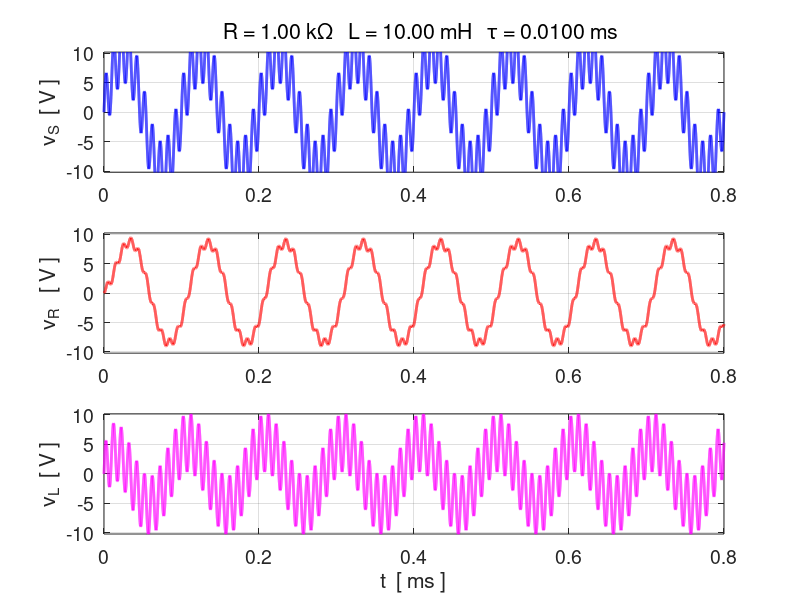
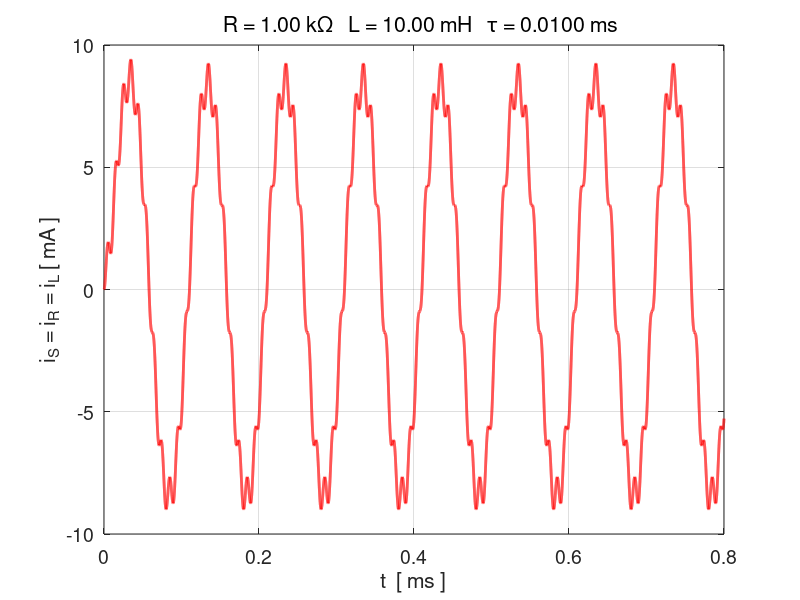
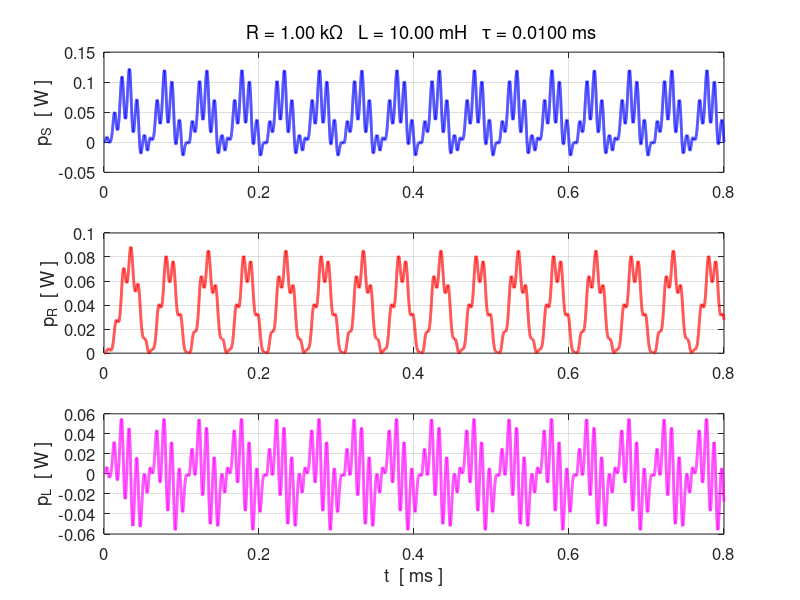
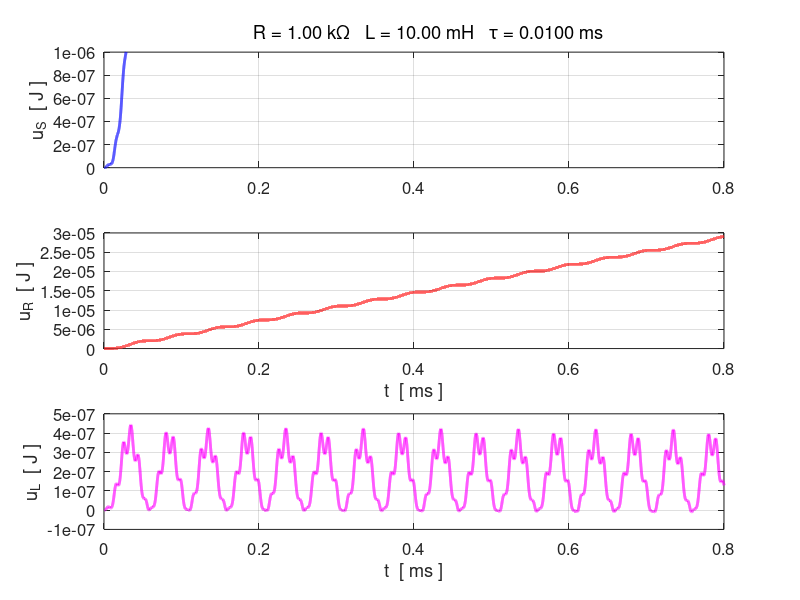

Write MATLAB code to recreate these figures, in order.
%CNRL.m

% RL CIRCUIT
% Finite Difference Method for RL circuit analysis

% Ian Cooper
% email: ian.cooper@sydney.edu.au
% School of Physics, University of Sydney
 
% DOING PHYSICS WITH MATLAB 
%    http://www.physics.usyd.edu.au/teach_res/mp/mphome.htm
% 180212

clear all
close all
clc

% =======================================================================
% INPUTS: S.I. UNITS  default values [  ]
% =======================================================================
% Resistance [1e3]
    R  = 1.0e3;    
% Inductance [1e-3];      
    L  = 10e-3;   
% Peak source emf [10] 
  VS = 10;         
% Source emf: flagV = 1  step function off/on
%             flagV = 2  step function on/off
%             flagV = 3  pulses (square wave)
%             flagV = 4  sinusoidal emf
%             flagV = 5  rectified sinusoidal emf
%             flagV = 6  superposition of sinusoidal emfs
  flagV = 6;
   
   
%  ======================================================================   
%  Define emf
% =======================================================================
% Time constant and time step
   tau = L/R;
   dt = tau/1000;
   
   switch flagV
    case 1  % step function  off to on
       % max time interval  [10*tau]
         tMax = 10*tau;
       %  tMax = 500e-6;        
       % percentage off time  [10]
         pOFF = 10;         
                
         t = 0:dt:tMax;
         N = length(t);
         nOFF = round(N*pOFF/100);
         vS = zeros(1,N);
         vS(nOFF:end) = VS;
     
    case 2  % step function  on to off
        % max time interval  [10e-3] 
         tMax = 10e-6;        
       % percentage on time  [50]
         pON = 10;         
       
         t = 0:dt:tMax;
         N = length(t);
         nON = round(N*pON/100);
         vS = zeros(1,N);
         vS(1:nON) = VS;
         
    case 3    % pulses ON / OFF
       % max time interval  [10e-3] 
         tMax = 100e-6;        
       % percentage off time  [10]
         pOFF = 50;         
       % Number of periods     [3]
         nT = 4;
       
       % Calculations  
         t = 0:dt:tMax;
         N = length(t);  
                  numT = round(N/nT-0.5);
         nON = round(numT*pOFF/100);
         nOFF = numT-nON;
         vS = zeros(1,N);
         for c = 1 : nT
           vS(nOFF + numT*(c-1) : nOFF + numT*(c-1)+nON) = VS;
         end

    case 4     % sinusoidal input    [fS = 1e4]
       fS = 10e3;
       w = 2*pi*fS;
       T = 1/fS;
       nT = 8; 
       tMax = nT*T;
       t = 0:dt:tMax;
       N = length(t);
       vS = VS .* exp(1j*(w*t - pi/2));
    
       
     case 5     % sinusoidal input - rectified
       f = 10e3;
       w = 2*pi*f;
       T = 1/f;
       nT = 8;
       tMax = nT*T;
       t = 0:dt:tMax;
       N = length(t);
       vS = abs(VS .* sin(w*t));
            
     case 6     % Input: superposition of sinusoidal signals
       f = 10e3;
       w = 2*pi*f;
       T = 1/f;
       nT = 8;
       tMax = nT*T;
       t = 0:dt:tMax;
       N = length(t);
       vS = VS .* sin(w*t) + (0.5*VS) .* sin(10*w*t);

   end
  
   
% ======================================================================  
% CALCULATIONS 
% ======================================================================
   k = dt/L;
%  Initialise values 
  vR = zeros(1,N);
  vL = zeros(1,N);
  iS = zeros(1,N);
    
%  Time Step #1
  if flagV == 2
     iS(1) = vS(1)/R;
     vR(1) = vS(1);
  end
  
% Time Steps #2 to #N
  for c = 2 : N
    iS(c) = iS(c-1) + k*vL(c-1);
    vR(c) = iS(c) * R;
    vL(c) = vS(c) - vR(c);
  end
 

% Powers and energy
     pS = real(vS) .* real(iS);
     pR = real(vR) .* real(iS);
     pL = real(vL) .* real(iS);
     
      uS = zeros(1,N); uR = zeros(1,N); uL = zeros(1,N);
     if flagV == 2
         uS(1) = pS(1)*dt;
         uR(1) = uS(1);
     end
     
    
     for c = 2 : N
         uS(c) = uS(c-1) + pS(c)*dt;
         uR(c) = uR(c-1) + pR(c)*dt;
         uL(c) = uL(c-1) + pL(c)*dt;
     end

     
% Phases  [degrees]
% INPUT time to calculate phasors
     tP = 0.75*tMax;
     
     nP = find(t > tP,1);
     phi_vS   = rad2deg(angle(vS(nP)));
     phi_vR   = rad2deg(angle(vR(nP)));
     phi_vL   = rad2deg(angle(vL(nP)));
     theta_iS = rad2deg(angle(iS(nP)));
     
     if flagV == 4
        [iS_Peaks, t_Peaks] = findpeaks(real(iS));
       nPeaks = length(t_Peaks)-1;
       T_Peaks = (t(t_Peaks(end)) - t(t_Peaks(end-nPeaks)))/(nPeaks);
       f_Peaks = 1 / T_Peaks;
       
       ZR = R;
       ZL = 1j * w*L;
       Z = ZR + ZL;
       Zmag = abs(Z);
       phi_ZR = rad2deg(angle(ZR));
       phi_ZL = rad2deg(angle(ZL));
       phi_Z = rad2deg(angle(Z));
     end


% ======================================================================
% GRAPHICS
% ======================================================================

figure(1)    
   FS = 14;
   pos = [0.07 0.05 0.28 0.72];
   set(gcf,'Units','normalized');
   set(gcf,'Position',pos);
   set(gcf,'color','w'); 
   
subplot(3,1,1)   % -----------------------------------------------------
     xP = 1e3.*t; yP = real(vS);
     plot(xP,yP,'b','linewidth',2');
     grid on
     set(gca,'xLim',[0 1e3*max(t)]);
  %  set(gca,'yTick',-10:5:10);
     set(gca,'yLim',[-VS-0.2 VS+0.2]);
     tm1 = '   R = ';
     tm2 = num2str(R/1e3, '%3.2f');
     tm3 = ' k\Omega   L = ';
     tm4 = num2str(L*1e3, '%3.2f');
     tm5 = ' mH   \tau = ';
     tm6 = num2str(tau*1e3, '%3.4f');
     tm7 = ' ms';
     tm = [tm1 tm2 tm3 tm4 tm5 tm6 tm7];
     title(tm,'fontweight','normal','fontsize',10);
     ylabel('v_S  [ V ]');
     set(gca,'fontsize',FS);
     
subplot(3,1,2) % ---------------------------------------------------------
     xP = 1e3.*t; yP = real(vR);
     plot(xP,yP,'r','linewidth',2');
     grid on
     set(gca,'xLim',[0 1e3*max(t)]); 
     set(gca,'yLim',[-VS-0.2 VS+0.2]);
%    set(gca,'yTick',-10:5:10);
     ylabel('v_R   [ V ]');
     set(gca,'fontsize',FS);
     
subplot(3,1,3) % ---------------------------------------------------------
     xP = 1e3.*t; yP = real(vL);
     plot(xP,yP,'m','linewidth',2');
     grid on
     set(gca,'yLim',[-VS-0.2 VS+0.2]);
     set(gca,'xLim',[0 1e3*max(t)]); 
     xlabel('t  [ ms ]');
     ylabel('v_L  [ V ]');
     set(gca,'fontsize',FS);

figure(2) % =============================================================    
   FS = 14;
   pos = [0.37 0.05 0.28 0.30];
   set(gcf,'Units','normalized');
   set(gcf,'Position',pos);
   set(gcf,'color','w'); 
   
   xP = 1e3.*t; yP = real(iS.*1e3);
   plot(xP,yP,'r','linewidth',2');
   grid on
  
   tm1 = '   R = ';
   tm2 = num2str(R/1e3, '%3.2f');
   tm3 = ' k\Omega   L = ';
   tm4 = num2str(L*1e3, '%3.2f');
   tm5 = ' mH   \tau = ';
   tm6 = num2str(tau*1e3, '%3.4f');
   tm7 = ' ms';
   tm = [tm1 tm2 tm3 tm4 tm5 tm6 tm7];
   title(tm,'fontweight','normal','fontsize',10);
   xlabel('t  [ ms ]');
   ylabel('i_S = i_R = i_L [ mA ]');
   set(gca,'fontsize',FS)

figure(3)   % ==========================================================   
   FS = 12;
   pos = [0.67 0.05 0.28 0.72];
   set(gcf,'Units','normalized');
   set(gcf,'Position',pos);
   set(gcf,'color','w'); 
   
 subplot(3,1,1) % ------------------------------------------------------
     xP = 1e3.*t; yP = pS;
     plot(xP,yP,'b','linewidth',2');
     grid on
     ylabel('p_S  [ W ]');
     tm1 = '   R = ';
     tm2 = num2str(R/1e3, '%3.2f');
     tm3 = ' k\Omega   L = ';
     tm4 = num2str(L*1e3, '%3.2f');
     tm5 = ' mH   \tau = ';
     tm6 = num2str(tau*1e3, '%3.4f');
     tm7 = ' ms';
     tm = [tm1 tm2 tm3 tm4 tm5 tm6 tm7];
     title(tm,'fontweight','normal','fontsize',10);
     set(gca,'fontsize',FS);
     
subplot(3,1,2) % ------------------------------------------------------
     xP = 1e3.*t; yP = pR;
     plot(xP,yP,'r','linewidth',2');
     grid on
     ylabel('p_R  [ W ]');
     set(gca,'fontsize',FS);

 subplot(3,1,3) % -----------------------------------------------------
     xP = 1e3.*t; yP = pL;
     plot(xP,yP,'m','linewidth',2');
     grid on
     xlabel('t  [ ms ]');
     ylabel('p_L  [ W ]');
     set(gca,'fontsize',FS);

figure(4)  % ============================================================ 
   FS = 12;
   pos = [0.47 0.05 0.28 0.72];
   set(gcf,'Units','normalized');
   set(gcf,'Position',pos);
   set(gcf,'color','w'); 
   
subplot(3,1,1) % -------------------------------------------------------
     xP = 1e3.*t; yP = uS;
     plot(xP,yP,'b','linewidth',2');
     grid on
     tm1 = '      R = ';
     tm2 = num2str(R/1e3, '%3.2f');
     tm3 = ' k\Omega   L = ';
     tm4 = num2str(L*1e3, '%3.2f');
     tm5 = ' mH   \tau = ';
     tm6 = num2str(tau*1e3, '%3.4f');
     tm7 = ' ms';
     tm = [tm1 tm2 tm3 tm4 tm5 tm6 tm7];
     title(tm,'fontweight','normal','fontsize',10);
     ylabel('u_S  [ J ]');
     set(gca,'fontsize',FS);
     set(gca,'yLim',[0 1e-6]);
     
subplot(3,1,2) % --------------------------------------------------
     xP = 1e3.*t; yP = uR;
     plot(xP,yP,'r','linewidth',2');
     grid on
     xlabel('t  [ ms ]');
     ylabel('u_R  [ J ]');
     set(gca,'fontsize',FS);
  %   set(gca,'yLim',[0 1e-5]);
     
subplot(3,1,3)  % ------------------------------------------------------
     xP = 1e3.*t; yP = uL;
     plot(xP,yP,'m','linewidth',2');
     grid on
     xlabel('t  [ ms ]');
     ylabel('u_L  [ J ]');
     set(gca,'fontsize',FS);
    % set(gca,'yLim',[0 1e-6]);


 figure(5)  % TEXT------------------------------------------------ 
   %FS = 14;
   pos = [0.27 0.05 0.35 0.32];
   set(gcf,'Units','normalized');
   set(gcf,'Position',pos);
   set(gcf,'color','w'); 
   
   x = 0; y = 100; dy = -15;
   tm1 = 'R  = ';
   tm2 = num2str(R/1e3,'%3.2f');
   tm3 = '  k\Omega';
   tm = [tm1 tm2 tm3];
   h_text = text(x,y,tm);
   set(h_text,'fontsize',14);
   
   y = y+dy;
   tm1 = 'L = ';
   tm2 = num2str(L*1e3,'%3.2f');
   tm3 = '  mH';
   tm = [tm1 tm2 tm3];
   h_text = text(x,y,tm);
   set(h_text,'fontsize',14);
   
   y = y+dy;
   tm1 = '\tau = ';
   tm2 = num2str(tau*1e3,'%3.2e');
   tm3 = '  ms';
   tm = [tm1 tm2 tm3];
   h_text = text(x,y,tm);
   set(h_text,'fontsize',14);
   
 if flagV == 4
   y = y+dy;
   tm1 = 'f_S = ';
   tm2 = num2str(fS/1e3,'%3.2e');
   tm3 = '  kHz';
   tm = [tm1 tm2 tm3];
   h_text = text(x,y,tm);
   set(h_text,'fontsize',14); 
   
   y = y+dy;
   tm1 = 'f_{Peaks} = ';
   tm2 = num2str(f_Peaks/1e3,'%3.2e');
   tm3 = '  kHz';
   tm = [tm1 tm2 tm3];
   h_text = text(x,y,tm);
   set(h_text,'fontsize',14); 
   
   x = 40; y = 100-dy;  
   y = y+dy;
   tm1 = 'Z_R = ';
   tm2 = num2str(R,'%3.2f');
   tm3 = '  \Omega';
   tm = [tm1 tm2 tm3];
   h_text = text(x,y,tm);
   set(h_text,'fontsize',14);
     
   y = y+dy;
   tm1 = 'Z_L = ( ';
   tm2 = num2str(real(ZL),'%3.2f');
   tm3 = ' + ';
   tm = [tm1 tm2 tm3];
   h_text = text(x,y,tm);
   set(h_text,'fontsize',14);
   
   y = y+dy;
   tm1 = ' ';
   tm2 = num2str(imag(ZL),'%3.2f');
   tm3 = ' j )  \Omega';
   tm = [tm1 tm2 tm3];
   h_text = text(x+10,y+8,tm);
   set(h_text,'fontsize',14);
   
   %y = y+dy;
   tm1 = 'Z = ( ';
   tm2 = num2str(real(Z),'%3.2f');
   tm3 = ' + ';
   tm = [tm1 tm2 tm3];
   h_text = text(x,y,tm);
   set(h_text,'fontsize',14);
   
   y = y+dy;
   tm1 = ' ';
   tm2 = num2str(imag(Z),'%3.2f');
   tm3 = ' j )  \Omega';
   tm = [tm1 tm2 tm3];
   h_text = text(x+10,y+8,tm);
   set(h_text,'fontsize',14); 
   
   y = y+dy+10;
   tm1 = '|Z| = ';
   tm2 = num2str(abs(Z),'%3.2f');
   tm3 = ' \Omega';
   tm = [tm1 tm2 tm3];
   h_text = text(x,y,tm);
   set(h_text,'fontsize',14);
   
   y = y+dy;
   tm1 = '\phi_R = ';
   tm2 = num2str(phi_ZR,'%3.1f');
   tm3 = '^o';
   tm = [tm1 tm2 tm3];
   h_text = text(x,y,tm);
   set(h_text,'fontsize',14);
   
   y = y+dy;
   tm1 = '\phi_L = ';
   tm2 = num2str(phi_ZL,'%3.1f');
   tm3 = '^o';
   tm = [tm1 tm2 tm3];
   h_text = text(x,y,tm);
   set(h_text,'fontsize',14);

   y = y+dy;
   tm1 = '\phi_Z = ';
   tm2 = num2str(phi_Z,'%3.1f');
   tm3 = '^o';
   tm = [tm1 tm2 tm3];
   h_text = text(x,y,tm);
   set(h_text,'fontsize',14);
   
   x = 78; y = 100;
   tm1 = 'At time t = ';
   tm2 = num2str(t(nP)*1e3,'%3.3f');
   tm3 = '  ms';
   tm = [tm1 tm2 tm3];
   h_text = text(x,y,tm);
   set(h_text,'fontsize',14);
   
   y = y+dy;
   tm1 = '\phi_S = ';
   tm2 = num2str(phi_vS,'%3.1f');
   tm3 = '^o';
   tm = [tm1 tm2 tm3];
   h_text = text(x,y,tm);
   set(h_text,'fontsize',14); 
   
   y = y + dy;
   tm1 = '\phi_R = ';
   tm2 = num2str(phi_vR,'%3.1f');
   tm3 = '^o';
   tm = [tm1 tm2 tm3];
   h_text = text(x,y,tm);
   set(h_text,'fontsize',14);
   
   y = y + dy;
   tm1 = '\phi_L = ';
   tm2 = num2str(phi_vL,'%3.1f');
   tm3 = '^o';
   tm = [tm1 tm2 tm3];
   h_text = text(x,y,tm);
   set(h_text,'fontsize',14);
   
   y = y + dy;
   tm1 = '\theta_S = ';
   tm2 = num2str(theta_iS,'%3.1f');
   tm3 = '^o';
   tm = [tm1 tm2 tm3];
   h_text = text(x,y,tm);
   set(h_text,'fontsize',14);
 end
   axis off
   set(gca,'xLim',[0 100]);
   set(gca,'yLim',[0 100]);
   set(gca,'Position', [0.05 0.1 0.8 0.85]);
   
if flagV == 4
figure(6)   % phasors ------------------------------------------------
   xyLim = 12;
   xyTick = -xyLim:4:xyLim;
   
   FS = 14;
   pos = [0.50 0.15 0.28 0.43];
   set(gcf,'Units','normalized');
   set(gcf,'Position',pos);
   set(gcf,'color','w');
   %xP = [0 real(vR(nP))]; yP = [0 imag(vR(nP))];
   %plot(xP,yP,'r','linewidth',2');
  
   hold on
   arrow([0,0],[real(vR(nP)),imag(vR(nP)),0],'BaseAngle',35, 'EdgeColor','r',...
       'FaceColor','r',...
      'Length',350, 'linewidth',2);
   %x1 = [0 real(vL(nP))]; yP = [0 imag(vL(nP))];
  % plot(xP,yP,'m','linewidth',2');
   arrow([0,0],[real(vL(nP)),imag(vL(nP)),0],'BaseAngle',30, 'EdgeColor','m', ...
       'Length',50,'FaceColor','m','linewidth',2);
   
   arrow([0,0],[real(vS(nP)),imag(vS(nP)),0],'BaseAngle',30, 'EdgeColor','b',...
       'FaceColor','b',...
      'Length',30, 'linewidth',2);
   
   % xP = [0 real(vS(nP))]; yP = [0 imag(vS(nP))];
  % plot(xP,yP,'b','linewidth',2');
  % vA = vR+vC+vL;
  % xP = [0 real(vA(nP))]; yP = [0 imag(vA(nP))];
  % plot(xP,yP,'g','linewidth',1');
   xlabel('Re(V)  [ V ]');
   ylabel('Im(V)  [ V ]');
   set(gca,'fontsize',FS);
   set(gca,'xLim',[-xyLim, xyLim]);
   set(gca,'yLim',[-xyLim, xyLim]);
   set(gca,'xTick',xyTick);
   set(gca,'yTick',xyTick);
   grid on
   axis square
   box on
   legend(' v_R',' v_L',' v_S');
  
     tm1 = 'Phasors at time t  =   ';
     tm2 = num2str(1e3*t(nP), '%3.2f');
     tm3 = ' ms';
     tm = [tm1 tm2 tm3];
     title(tm,'fontweight','normal','fontsize',12);  
end

    
  
